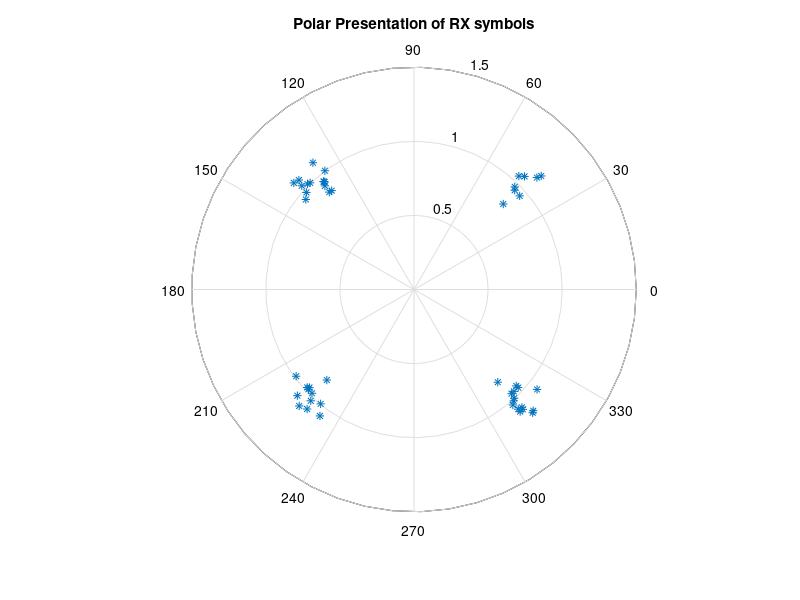
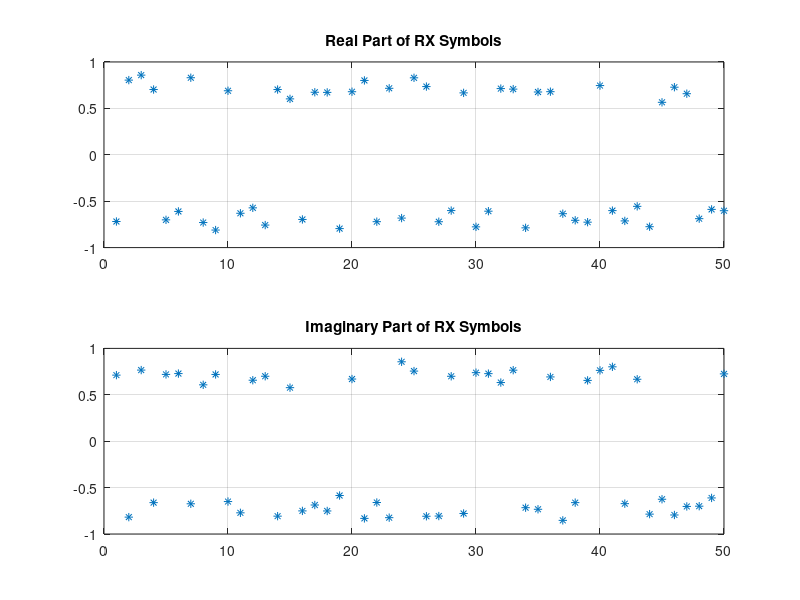
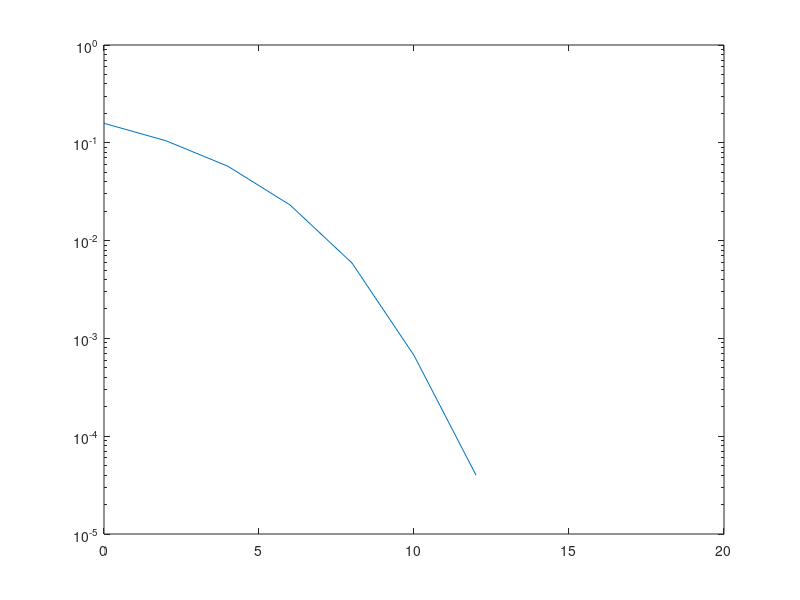

Source code (MATLAB) for these figures, in order: (Note: this script raises an error after producing the figures.)
close all
clear all

% Parameters:
SNRdB = [0:2:20];                 % SNR at RX
num_of_bits_per_channel = 10^2;  % Length of into bits sequence (must be even)
channels_per_SNR = 10^3;         % Number of channel instances to simulate per SNR
AWGN_channel = 1;
sigma_h = 1;      % Variance of Rayleigh channel
Es = 1;           % Symbol Energy
SNR = 10.^(SNRdB/10);
BER = zeros(1, length(SNR));

for(i1=1:length(SNR))
    sigma_n = Es*sigma_h / SNR(i1);     % AWGN
    errors = 0;
    for(i2=1:channels_per_SNR)          % This loop can be avoided using Matrix notation
        %% TX symbols
        TX_constellation_syms = sqrt(Es)*[exp(j*pi/4),exp(j*7*pi/4),exp(j*3*pi/4),exp(j*5*pi/4)];
        % Trick here! Symbols are ordered to cause Gray coding
        TX_bits = round(rand(1,num_of_bits_per_channel));
        tmp1 = reshape(TX_bits, 2, num_of_bits_per_channel/2);  % Prepare to map bits
        tmp2 = tmp1(1,:)*2 + tmp1(2,:) + 1;
        TX_syms = TX_constellation_syms(tmp2);      % Gray coding is automatic

        %% Channel:
        if(AWGN_channel == 1)
            h = 1;
        else
            h = (randn(1,1) + j*randn(1,1))*sqrt(sigma_h/2);    % Rayleigh channel
        end 
        % AWGN
        n = (randn(1,num_of_bits_per_channel/2) + j*randn(1,num_of_bits_per_channel/2)) * sqrt(sigma_n/2);
        
        %% RX symbols:
        RX_syms = TX_syms.*h + n;
        
        RX_syms_sync = RX_syms * exp(-j*angle(h));   % Perfect channel estimation
        
        %% ML detection
        b1_est = (sign(real(-RX_syms_sync)) + 1)/2;
        b2_est = (sign(imag(-RX_syms_sync)) + 1)/2;
        RX_bits = reshape([b1_est;b2_est], 1, num_of_bits_per_channel);
        errors = errors + sum(TX_bits~=RX_bits);
    end
    BER(i1) = errors/(num_of_bits_per_channel * channels_per_SNR);
end

    

%Display:
figure
polar(angle(RX_syms), abs(RX_syms),'*')
title('Polar Presentation of RX symbols')

figure
subplot(211)
plot(real(RX_syms),'*')
grid
title('Real Part of RX Symbols')
subplot(212)
plot(imag(RX_syms),'*')
grid
title('Imaginary Part of RX Symbols')

figure
semilogy(SNRdB, BER)
hold on

%BER = berfading(SNRdB,'psk',8,1);
BER = berawgn(SNRdB,'psk',8,'nondiff');
semilogy(SNRdB, BER)
legend('Simulation','Theory','Location','Best')
title('Average Bit Error Rate - QPSK in AWGN')
xlabel('SNR[dB]')
ylabel('BER')
grid
axis([0 20 (10^-3) 1])
